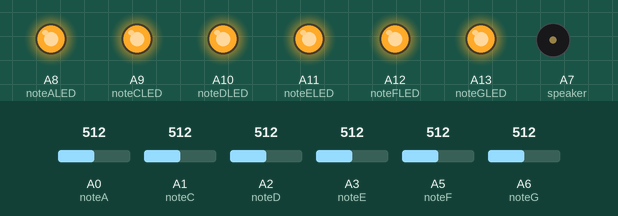
A sketch run on a simulated Arduino Mega 2560, built with avr-gcc and run on an emulated ATmega2560. On the bench: output pins drawn as LEDs (lit = HIGH), buzzer (waves = sounding). The test bench sets the inputs (shaded band); at power-on: A0 (noteA) = 512, A1 (noteC) = 512, A2 (noteD) = 512, A3 (noteE) = 512, A5 (noteF) = 512, A6 (noteG) = 512.

Above: at 1.2 s.
1.3 s: A0 (noteA) set to 595
2.8 s: A0 (noteA) set to 632
At 3.9 s:
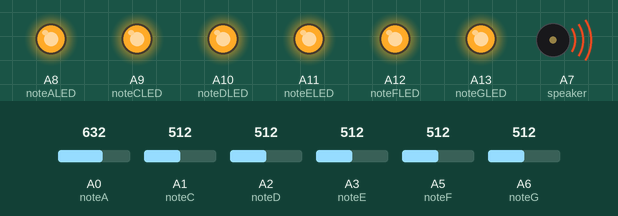
4.3 s: A0 (noteA) set to 306
At 5.0 s:
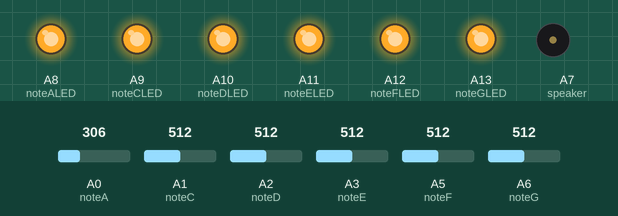
5.8 s: A0 (noteA) set to 716
At 6.2 s:
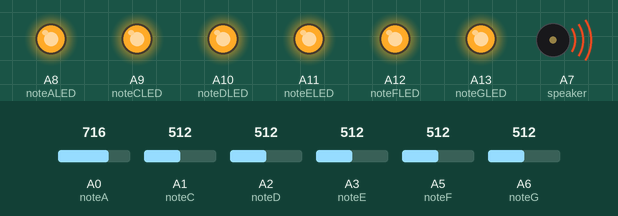
Timing chart, 0 to 8.3 s (numbered marks = the images above; inputs shaded):
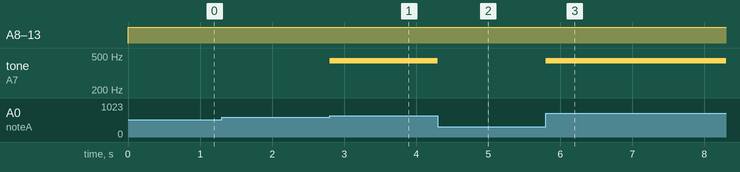

Measured:
- the behaviour switches between 613 and 614 on A0 (noteA) (found by bisection; images 0 and 1)
- after the input at 1.3 s, every drawn part: stays the same
- after the input at 2.8 s, tone on A7 (speaker): silent → 440 Hz at once
- after the input at 4.3 s, tone on A7 (speaker): 440 Hz → silent at once
- after the input at 5.8 s, tone on A7 (speaker): silent → 440 Hz at once

The sketch:

Twinkle_Twinkle_in_C_Key_Spin.ino
```cpp
#include "pitches.h"

const byte noteA = A0;
const byte noteC = A1;
const byte noteD = A2;
const byte noteE = A3;
const byte noteF = A5;
const byte noteG = A6;
const byte speaker = A7;
const byte noteALED = A8;
const byte noteCLED = A9;
const byte noteDLED = A10;
const byte noteELED = A11;
const byte noteFLED = A12;
const byte noteGLED = A13;

void setup()
{
  pinMode(noteA, INPUT);
  pinMode(noteC, INPUT);
  pinMode(noteD, INPUT);
  pinMode(noteE, INPUT);
  pinMode(noteF, INPUT);
  pinMode(noteG, INPUT);
  pinMode(speaker, OUTPUT);
  pinMode(noteALED, OUTPUT);
  pinMode(noteCLED, OUTPUT);
  pinMode(noteDLED, OUTPUT);
  pinMode(noteELED, OUTPUT);
  pinMode(noteFLED, OUTPUT);
  pinMode(noteGLED, OUTPUT);
}

void loop()
{
    float voltageA = analogRead(noteA) * (5.0/1023.0);
    float voltageC = analogRead(noteC) * (5.0/1023.0);
    float voltageD = analogRead(noteD) * (5.0/1023.0);
    float voltageE = analogRead(noteE) * (5.0/1023.0);
    float voltageF = analogRead(noteF) * (5.0/1023.0);
    float voltageG = analogRead(noteG) * (5.0/1023.0);
    digitalWrite(noteALED, HIGH);
    digitalWrite(noteCLED, HIGH);
    digitalWrite(noteDLED, HIGH);
    digitalWrite(noteELED, HIGH);
    digitalWrite(noteFLED, HIGH);
    digitalWrite(noteGLED, HIGH);
    while (voltageA >= 3.0)
      {
        tone(speaker, NOTE_A4);
        voltageA = analogRead(noteA) * (5.0/1023.0);
      }
    while (voltageC >= 3.0)
      {
        tone(speaker, NOTE_C4);
        voltageC = analogRead(noteC) * (5.0/1023.0);
      }
    while (voltageD >= 3.0)
      {
        tone(speaker, NOTE_D4);
        voltageD = analogRead(noteD) * (5.0/1023.0);
      }
    while (voltageE >= 3.0)
      {
        tone(speaker, NOTE_E4);
        voltageE = analogRead(noteE) * (5.0/1023.0);
      }
    while (voltageF >= 3.0)
      {
        tone(speaker, NOTE_F4);
        voltageF = analogRead(noteF) * (5.0/1023.0);
      }
    while (voltageG >= 3.0)
      {
        tone(speaker, NOTE_G4);
        voltageG = analogRead(noteG) * (5.0/1023.0);
      }
    noTone(speaker);
}
```
